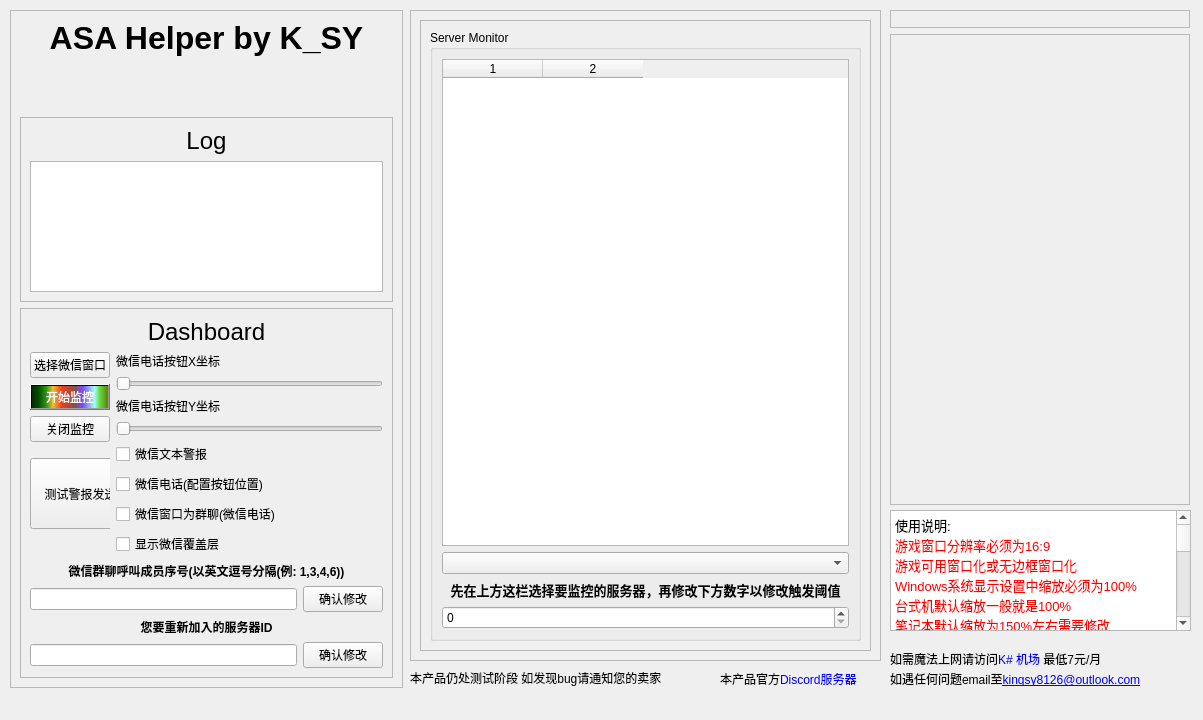
<?xml version="1.0" encoding="UTF-8"?>
<ui version="4.0">
 <class>MainWindow</class>
 <widget class="QMainWindow" name="MainWindow">
  <property name="geometry">
   <rect>
    <x>0</x>
    <y>0</y>
    <width>1203</width>
    <height>720</height>
   </rect>
  </property>
  <property name="minimumSize">
   <size>
    <width>1203</width>
    <height>720</height>
   </size>
  </property>
  <property name="maximumSize">
   <size>
    <width>1203</width>
    <height>720</height>
   </size>
  </property>
  <property name="windowTitle">
   <string>ASA AlarmBot by KSY - MainWindow</string>
  </property>
  <widget class="QWidget" name="centralwidget">
   <widget class="QFrame" name="frame_2">
    <property name="geometry">
     <rect>
      <x>10</x>
      <y>10</y>
      <width>393</width>
      <height>678</height>
     </rect>
    </property>
    <property name="frameShape">
     <enum>QFrame::Shape::StyledPanel</enum>
    </property>
    <property name="frameShadow">
     <enum>QFrame::Shadow::Raised</enum>
    </property>
    <layout class="QVBoxLayout" name="verticalLayout_9">
     <item>
      <widget class="QLabel" name="label_5">
       <property name="text">
        <string>&lt;html&gt;&lt;head/&gt;&lt;body&gt;&lt;p align=&quot;center&quot;&gt;&lt;span style=&quot; font-size:24pt; font-weight:700;&quot;&gt;ASA Helper by K_SY&lt;/span&gt;&lt;/p&gt;&lt;/body&gt;&lt;/html&gt;</string>
       </property>
      </widget>
     </item>
     <item>
      <widget class="QLabel" name="expireDateLabel">
       <property name="text">
        <string>&lt;html&gt;&lt;head/&gt;&lt;body&gt;&lt;p align=&quot;center&quot;&gt;&lt;br/&gt;&lt;/p&gt;&lt;/body&gt;&lt;/html&gt;</string>
       </property>
       <property name="alignment">
        <set>Qt::AlignmentFlag::AlignCenter</set>
       </property>
      </widget>
     </item>
     <item>
      <widget class="QLabel" name="statusLabel">
       <property name="text">
        <string/>
       </property>
       <property name="alignment">
        <set>Qt::AlignmentFlag::AlignCenter</set>
       </property>
      </widget>
     </item>
     <item>
      <widget class="QFrame" name="frame_3">
       <property name="frameShape">
        <enum>QFrame::Shape::StyledPanel</enum>
       </property>
       <property name="frameShadow">
        <enum>QFrame::Shadow::Raised</enum>
       </property>
       <layout class="QVBoxLayout" name="verticalLayout_11">
        <item>
         <layout class="QVBoxLayout" name="verticalLayout_7">
          <item>
           <widget class="QLabel" name="label_2">
            <property name="text">
             <string>&lt;html&gt;&lt;head/&gt;&lt;body&gt;&lt;p align=&quot;center&quot;&gt;&lt;span style=&quot; font-size:18pt;&quot;&gt;Log&lt;/span&gt;&lt;/p&gt;&lt;/body&gt;&lt;/html&gt;</string>
            </property>
           </widget>
          </item>
          <item>
           <widget class="QTextEdit" name="logTextEdit">
            <property name="readOnly">
             <bool>true</bool>
            </property>
           </widget>
          </item>
         </layout>
        </item>
       </layout>
      </widget>
     </item>
     <item>
      <widget class="QFrame" name="frame">
       <property name="frameShape">
        <enum>QFrame::Shape::StyledPanel</enum>
       </property>
       <property name="frameShadow">
        <enum>QFrame::Shadow::Raised</enum>
       </property>
       <layout class="QVBoxLayout" name="verticalLayout_10">
        <item>
         <layout class="QVBoxLayout" name="verticalLayout_6">
          <item>
           <widget class="QLabel" name="label">
            <property name="text">
             <string>&lt;html&gt;&lt;head/&gt;&lt;body&gt;&lt;p align=&quot;center&quot;&gt;&lt;span style=&quot; font-size:18pt;&quot;&gt;Dashboard&lt;/span&gt;&lt;/p&gt;&lt;/body&gt;&lt;/html&gt;</string>
            </property>
           </widget>
          </item>
          <item>
           <layout class="QHBoxLayout" name="horizontalLayout_2">
            <item>
             <layout class="QVBoxLayout" name="verticalLayout_5">
              <item>
               <layout class="QVBoxLayout" name="verticalLayout_3">
                <item>
                 <widget class="QPushButton" name="selectButton">
                  <property name="styleSheet">
                   <string notr="true">font: 700 12pt &quot;Microsoft YaHei UI&quot;;</string>
                  </property>
                  <property name="text">
                   <string>选择微信窗口</string>
                  </property>
                 </widget>
                </item>
                <item>
                 <widget class="QPushButton" name="startButton">
                  <property name="styleSheet">
                   <string notr="true">font: 700 12pt &quot;Microsoft YaHei UI&quot;;
color: rgb(255, 255, 255);
background-color: qlineargradient(spread:pad, x1:0, y1:0, x2:1, y2:0, stop:0 rgba(9, 41, 4, 255), stop:0.085 rgba(2, 79, 0, 255), stop:0.19 rgba(50, 147, 22, 255), stop:0.275 rgba(236, 191, 49, 255), stop:0.39 rgba(243, 61, 34, 255), stop:0.555 rgba(135, 81, 60, 255), stop:0.667 rgba(121, 75, 255, 255), stop:0.825 rgba(164, 255, 244, 255), stop:0.885 rgba(104, 222, 71, 255), stop:1 rgba(93, 128, 0, 255));</string>
                  </property>
                  <property name="text">
                   <string>开始监控</string>
                  </property>
                 </widget>
                </item>
                <item>
                 <widget class="QPushButton" name="closeMonitoringButton">
                  <property name="styleSheet">
                   <string notr="true">font: 700 12pt &quot;Microsoft YaHei UI&quot;;

</string>
                  </property>
                  <property name="text">
                   <string>关闭监控</string>
                  </property>
                 </widget>
                </item>
                <item>
                 <layout class="QVBoxLayout" name="verticalLayout_4">
                  <item>
                   <widget class="QWidget" name="widget" native="true">
                    <widget class="QPushButton" name="testAlarmpushButton">
                     <property name="geometry">
                      <rect>
                       <x>0</x>
                       <y>10</y>
                       <width>101</width>
                       <height>71</height>
                      </rect>
                     </property>
                     <property name="styleSheet">
                      <string notr="true">font: 700 10pt &quot;Microsoft YaHei UI&quot;;</string>
                     </property>
                     <property name="text">
                      <string>测试警报发送</string>
                     </property>
                    </widget>
                   </widget>
                  </item>
                 </layout>
                </item>
               </layout>
              </item>
             </layout>
            </item>
            <item>
             <layout class="QVBoxLayout" name="verticalLayout_2">
              <item>
               <widget class="QLabel" name="label_3">
                <property name="text">
                 <string>微信电话按钮X坐标</string>
                </property>
               </widget>
              </item>
              <item>
               <widget class="QSlider" name="horizontalSlider_X">
                <property name="minimum">
                 <number>20</number>
                </property>
                <property name="maximum">
                 <number>10000</number>
                </property>
                <property name="orientation">
                 <enum>Qt::Orientation::Horizontal</enum>
                </property>
               </widget>
              </item>
              <item>
               <widget class="QLabel" name="label_4">
                <property name="text">
                 <string>微信电话按钮Y坐标</string>
                </property>
               </widget>
              </item>
              <item>
               <widget class="QSlider" name="horizontalSlider_Y">
                <property name="minimum">
                 <number>20</number>
                </property>
                <property name="maximum">
                 <number>10000</number>
                </property>
                <property name="orientation">
                 <enum>Qt::Orientation::Horizontal</enum>
                </property>
               </widget>
              </item>
              <item>
               <layout class="QVBoxLayout" name="verticalLayout">
                <item>
                 <widget class="QCheckBox" name="sendMessageCheckBox">
                  <property name="text">
                   <string>微信文本警报</string>
                  </property>
                 </widget>
                </item>
                <item>
                 <widget class="QCheckBox" name="makeCallCheckBox">
                  <property name="text">
                   <string>微信电话(配置按钮位置)</string>
                  </property>
                 </widget>
                </item>
                <item>
                 <widget class="QCheckBox" name="isGroupCheckBox">
                  <property name="text">
                   <string>微信窗口为群聊(微信电话)</string>
                  </property>
                 </widget>
                </item>
                <item>
                 <widget class="QCheckBox" name="overlayVisibleCheckBox">
                  <property name="text">
                   <string>显示微信覆盖层</string>
                  </property>
                 </widget>
                </item>
               </layout>
              </item>
             </layout>
            </item>
           </layout>
          </item>
         </layout>
        </item>
        <item>
         <widget class="QLabel" name="label_6">
          <property name="text">
           <string>&lt;html&gt;&lt;head/&gt;&lt;body&gt;&lt;p align=&quot;center&quot;&gt;&lt;span style=&quot; font-weight:700;&quot;&gt;微信群聊呼叫成员序号(以英文逗号分隔(例: 1,3,4,6))&lt;/span&gt;&lt;/p&gt;&lt;/body&gt;&lt;/html&gt;</string>
          </property>
         </widget>
        </item>
        <item>
         <layout class="QHBoxLayout" name="horizontalLayout">
          <item>
           <widget class="QLineEdit" name="callMemberlineEdit"/>
          </item>
          <item>
           <widget class="QPushButton" name="updateCallMemberButton">
            <property name="styleSheet">
             <string notr="true">font: 700 12pt &quot;Microsoft YaHei UI&quot;;</string>
            </property>
            <property name="text">
             <string>确认修改</string>
            </property>
           </widget>
          </item>
         </layout>
        </item>
        <item>
         <widget class="QLabel" name="label_7">
          <property name="text">
           <string>&lt;html&gt;&lt;head/&gt;&lt;body&gt;&lt;p align=&quot;center&quot;&gt;&lt;span style=&quot; font-weight:700;&quot;&gt;您要重新加入的服务器ID&lt;/span&gt;&lt;/p&gt;&lt;/body&gt;&lt;/html&gt;</string>
          </property>
         </widget>
        </item>
        <item>
         <layout class="QHBoxLayout" name="horizontalLayout_3">
          <item>
           <widget class="QLineEdit" name="severCodelineEdit"/>
          </item>
          <item>
           <widget class="QPushButton" name="severCodepushButton">
            <property name="styleSheet">
             <string notr="true">font: 700 12pt &quot;Microsoft YaHei UI&quot;;</string>
            </property>
            <property name="text">
             <string>确认修改</string>
            </property>
           </widget>
          </item>
         </layout>
        </item>
       </layout>
      </widget>
     </item>
    </layout>
   </widget>
   <widget class="QWidget" name="verticalLayoutWidget">
    <property name="geometry">
     <rect>
      <x>890</x>
      <y>10</y>
      <width>302</width>
      <height>497</height>
     </rect>
    </property>
    <layout class="QVBoxLayout" name="verticalLayout_8">
     <item>
      <widget class="QFrame" name="frame_4">
       <property name="minimumSize">
        <size>
         <width>300</width>
         <height>18</height>
        </size>
       </property>
       <property name="maximumSize">
        <size>
         <width>300</width>
         <height>18</height>
        </size>
       </property>
       <property name="frameShape">
        <enum>QFrame::Shape::StyledPanel</enum>
       </property>
       <property name="frameShadow">
        <enum>QFrame::Shadow::Raised</enum>
       </property>
       <widget class="QLabel" name="image1Label">
        <property name="geometry">
         <rect>
          <x>0</x>
          <y>0</y>
          <width>301</width>
          <height>16</height>
         </rect>
        </property>
        <property name="text">
         <string/>
        </property>
       </widget>
      </widget>
     </item>
     <item>
      <widget class="QFrame" name="frame_5">
       <property name="minimumSize">
        <size>
         <width>300</width>
         <height>471</height>
        </size>
       </property>
       <property name="maximumSize">
        <size>
         <width>300</width>
         <height>471</height>
        </size>
       </property>
       <property name="frameShape">
        <enum>QFrame::Shape::StyledPanel</enum>
       </property>
       <property name="frameShadow">
        <enum>QFrame::Shadow::Raised</enum>
       </property>
       <widget class="QLabel" name="image2Label">
        <property name="geometry">
         <rect>
          <x>0</x>
          <y>0</y>
          <width>301</width>
          <height>471</height>
         </rect>
        </property>
        <property name="text">
         <string/>
        </property>
       </widget>
      </widget>
     </item>
    </layout>
   </widget>
   <widget class="QFrame" name="frame_7">
    <property name="geometry">
     <rect>
      <x>410</x>
      <y>10</y>
      <width>471</width>
      <height>651</height>
     </rect>
    </property>
    <property name="minimumSize">
     <size>
      <width>291</width>
      <height>645</height>
     </size>
    </property>
    <property name="maximumSize">
     <size>
      <width>471</width>
      <height>651</height>
     </size>
    </property>
    <property name="frameShape">
     <enum>QFrame::Shape::StyledPanel</enum>
    </property>
    <property name="frameShadow">
     <enum>QFrame::Shadow::Raised</enum>
    </property>
    <layout class="QVBoxLayout" name="verticalLayout_14">
     <item>
      <widget class="QFrame" name="frame_6">
       <property name="frameShape">
        <enum>QFrame::Shape::StyledPanel</enum>
       </property>
       <property name="frameShadow">
        <enum>QFrame::Shadow::Raised</enum>
       </property>
       <layout class="QVBoxLayout" name="verticalLayout_12">
        <item>
         <widget class="QGroupBox" name="groupBox">
          <property name="title">
           <string>Server Monitor</string>
          </property>
          <layout class="QVBoxLayout" name="verticalLayout_13">
           <item>
            <widget class="QTableWidget" name="serverTableWidget">
             <property name="editTriggers">
              <set>QAbstractItemView::EditTrigger::NoEditTriggers</set>
             </property>
             <property name="sortingEnabled">
              <bool>false</bool>
             </property>
             <property name="columnCount">
              <number>2</number>
             </property>
             <attribute name="horizontalHeaderShowSortIndicator" stdset="0">
              <bool>false</bool>
             </attribute>
             <column/>
             <column/>
            </widget>
           </item>
           <item>
            <widget class="QComboBox" name="serverComboBox"/>
           </item>
           <item>
            <widget class="QLabel" name="label_9">
             <property name="text">
              <string>&lt;html&gt;&lt;head/&gt;&lt;body&gt;&lt;p&gt;&lt;span style=&quot; font-size:10pt; font-weight:700;&quot;&gt;先在上方这栏选择要监控的服务器，再修改下方数字以修改触发阈值&lt;/span&gt;&lt;/p&gt;&lt;/body&gt;&lt;/html&gt;</string>
             </property>
             <property name="alignment">
              <set>Qt::AlignmentFlag::AlignCenter</set>
             </property>
            </widget>
           </item>
           <item>
            <widget class="QSpinBox" name="thresholdSpinBox"/>
           </item>
          </layout>
         </widget>
        </item>
       </layout>
      </widget>
     </item>
    </layout>
   </widget>
   <widget class="QLabel" name="label_8">
    <property name="geometry">
     <rect>
      <x>410</x>
      <y>670</y>
      <width>261</width>
      <height>16</height>
     </rect>
    </property>
    <property name="text">
     <string>本产品仍处测试阶段 如发现bug请通知您的卖家</string>
    </property>
   </widget>
   <widget class="QTextEdit" name="textEdit">
    <property name="geometry">
     <rect>
      <x>890</x>
      <y>510</y>
      <width>301</width>
      <height>121</height>
     </rect>
    </property>
    <property name="html">
     <string>&lt;!DOCTYPE HTML PUBLIC &quot;-//W3C//DTD HTML 4.0//EN&quot; &quot;http://www.w3.org/TR/REC-html40/strict.dtd&quot;&gt;
&lt;html&gt;&lt;head&gt;&lt;meta name=&quot;qrichtext&quot; content=&quot;1&quot; /&gt;&lt;meta charset=&quot;utf-8&quot; /&gt;&lt;style type=&quot;text/css&quot;&gt;
p, li { white-space: pre-wrap; }
hr { height: 1px; border-width: 0; }
li.unchecked::marker { content: &quot;\2610&quot;; }
li.checked::marker { content: &quot;\2612&quot;; }
&lt;/style&gt;&lt;/head&gt;&lt;body style=&quot; font-family:'Microsoft YaHei UI'; font-size:9pt; font-weight:400; font-style:normal;&quot;&gt;
&lt;p style=&quot; margin-top:0px; margin-bottom:0px; margin-left:0px; margin-right:0px; -qt-block-indent:0; text-indent:0px;&quot;&gt;&lt;span style=&quot; font-size:10pt;&quot;&gt;使用说明:&lt;/span&gt;&lt;/p&gt;
&lt;p style=&quot; margin-top:0px; margin-bottom:0px; margin-left:0px; margin-right:0px; -qt-block-indent:0; text-indent:0px;&quot;&gt;&lt;span style=&quot; font-size:10pt; color:#ff0000;&quot;&gt;游戏窗口分辨率必须为16:9&lt;/span&gt;&lt;/p&gt;
&lt;p style=&quot; margin-top:0px; margin-bottom:0px; margin-left:0px; margin-right:0px; -qt-block-indent:0; text-indent:0px;&quot;&gt;&lt;span style=&quot; font-size:10pt; color:#ff0000;&quot;&gt;游戏可用窗口化或无边框窗口化&lt;/span&gt;&lt;/p&gt;
&lt;p style=&quot; margin-top:0px; margin-bottom:0px; margin-left:0px; margin-right:0px; -qt-block-indent:0; text-indent:0px;&quot;&gt;&lt;span style=&quot; font-size:10pt; color:#ff0000;&quot;&gt;Windows系统显示设置中缩放必须为100%&lt;/span&gt;&lt;/p&gt;
&lt;p style=&quot; margin-top:0px; margin-bottom:0px; margin-left:0px; margin-right:0px; -qt-block-indent:0; text-indent:0px;&quot;&gt;&lt;span style=&quot; font-size:10pt; color:#ff0000;&quot;&gt;台式机默认缩放一般就是100%&lt;/span&gt;&lt;/p&gt;
&lt;p style=&quot; margin-top:0px; margin-bottom:0px; margin-left:0px; margin-right:0px; -qt-block-indent:0; text-indent:0px;&quot;&gt;&lt;span style=&quot; font-size:10pt; color:#ff0000;&quot;&gt;笔记本默认缩放为150%左右需要修改&lt;/span&gt;&lt;/p&gt;
&lt;p style=&quot; margin-top:0px; margin-bottom:0px; margin-left:0px; margin-right:0px; -qt-block-indent:0; text-indent:0px;&quot;&gt;&lt;span style=&quot; font-size:10pt; color:#ff0000;&quot;&gt;否则可能出现未知异常&lt;/span&gt;&lt;/p&gt;
&lt;p style=&quot; margin-top:0px; margin-bottom:0px; margin-left:0px; margin-right:0px; -qt-block-indent:0; text-indent:0px;&quot;&gt;&lt;span style=&quot; font-size:10pt; color:#ff0000;&quot;&gt;窗口分辨率不要调太低&lt;/span&gt;&lt;/p&gt;
&lt;p style=&quot; margin-top:0px; margin-bottom:0px; margin-left:0px; margin-right:0px; -qt-block-indent:0; text-indent:0px;&quot;&gt;&lt;span style=&quot; font-size:10pt; color:#ff0000;&quot;&gt;分辨率太低可能识别不出日志文本&lt;/span&gt;&lt;/p&gt;
&lt;p style=&quot; margin-top:0px; margin-bottom:0px; margin-left:0px; margin-right:0px; -qt-block-indent:0; text-indent:0px;&quot;&gt;&lt;span style=&quot; font-size:10pt;&quot;&gt;微信窗口选择后服务器人数监控会自动开始运行&lt;/span&gt;&lt;/p&gt;
&lt;p style=&quot; margin-top:0px; margin-bottom:0px; margin-left:0px; margin-right:0px; -qt-block-indent:0; text-indent:0px;&quot;&gt;&lt;span style=&quot; font-size:10pt;&quot;&gt;开始监控前请先选择微信窗口&lt;/span&gt;&lt;/p&gt;
&lt;p style=&quot; margin-top:0px; margin-bottom:0px; margin-left:0px; margin-right:0px; -qt-block-indent:0; text-indent:0px;&quot;&gt;&lt;span style=&quot; font-size:10pt;&quot;&gt;微信窗口需要使用独立窗口&lt;/span&gt;&lt;/p&gt;
&lt;p style=&quot; margin-top:0px; margin-bottom:0px; margin-left:0px; margin-right:0px; -qt-block-indent:0; text-indent:0px;&quot;&gt;&lt;span style=&quot; font-size:10pt;&quot;&gt;(右键微信联系人点击&amp;quot;独立窗口显示&amp;quot;)&lt;/span&gt;&lt;/p&gt;
&lt;p style=&quot; margin-top:0px; margin-bottom:0px; margin-left:0px; margin-right:0px; -qt-block-indent:0; text-indent:0px;&quot;&gt;&lt;span style=&quot; font-size:10pt;&quot;&gt;勾选你需要的警报模式(仪表盘右栏打钩)&lt;/span&gt;&lt;/p&gt;
&lt;p style=&quot; margin-top:0px; margin-bottom:0px; margin-left:0px; margin-right:0px; -qt-block-indent:0; text-indent:0px;&quot;&gt;&lt;span style=&quot; font-size:10pt;&quot;&gt;可同时启用文本警报与微信电话&lt;/span&gt;&lt;/p&gt;
&lt;p style=&quot; margin-top:0px; margin-bottom:0px; margin-left:0px; margin-right:0px; -qt-block-indent:0; text-indent:0px;&quot;&gt;&lt;span style=&quot; font-size:10pt;&quot;&gt;执行时会先发文本再打电话&lt;/span&gt;&lt;/p&gt;
&lt;p style=&quot; margin-top:0px; margin-bottom:0px; margin-left:0px; margin-right:0px; -qt-block-indent:0; text-indent:0px;&quot;&gt;&lt;span style=&quot; font-size:10pt;&quot;&gt;仅选择微信文本警报无需配置其他东西&lt;/span&gt;&lt;/p&gt;
&lt;p style=&quot; margin-top:0px; margin-bottom:0px; margin-left:0px; margin-right:0px; -qt-block-indent:0; text-indent:0px;&quot;&gt;&lt;span style=&quot; font-size:10pt;&quot;&gt;启用微信电话时，勾选一下显示微信覆盖层&lt;/span&gt;&lt;/p&gt;
&lt;p style=&quot; margin-top:0px; margin-bottom:0px; margin-left:0px; margin-right:0px; -qt-block-indent:0; text-indent:0px;&quot;&gt;&lt;span style=&quot; font-size:10pt;&quot;&gt;此时先前选定的微信窗口左上角会出现红色准心&lt;/span&gt;&lt;/p&gt;
&lt;p style=&quot; margin-top:0px; margin-bottom:0px; margin-left:0px; margin-right:0px; -qt-block-indent:0; text-indent:0px;&quot;&gt;&lt;span style=&quot; font-size:10pt;&quot;&gt;拖动滑块让准心对准你的微信电话按钮&lt;/span&gt;&lt;/p&gt;
&lt;p style=&quot; margin-top:0px; margin-bottom:0px; margin-left:0px; margin-right:0px; -qt-block-indent:0; text-indent:0px;&quot;&gt;&lt;span style=&quot; font-size:10pt;&quot;&gt;不需要完美对准按钮中心但需要尽量对准&lt;/span&gt;&lt;/p&gt;
&lt;p style=&quot; margin-top:0px; margin-bottom:0px; margin-left:0px; margin-right:0px; -qt-block-indent:0; text-indent:0px;&quot;&gt;&lt;span style=&quot; font-size:10pt;&quot;&gt;对准后就可以取消勾选显示微信覆盖层&lt;/span&gt;&lt;/p&gt;
&lt;p style=&quot; margin-top:0px; margin-bottom:0px; margin-left:0px; margin-right:0px; -qt-block-indent:0; text-indent:0px;&quot;&gt;&lt;span style=&quot; font-size:10pt;&quot;&gt;此时就完成了微信电话的配置&lt;/span&gt;&lt;/p&gt;
&lt;p style=&quot; margin-top:0px; margin-bottom:0px; margin-left:0px; margin-right:0px; -qt-block-indent:0; text-indent:0px;&quot;&gt;&lt;span style=&quot; font-size:10pt;&quot;&gt;如果需要打微信群聊电话&lt;/span&gt;&lt;/p&gt;
&lt;p style=&quot; margin-top:0px; margin-bottom:0px; margin-left:0px; margin-right:0px; -qt-block-indent:0; text-indent:0px;&quot;&gt;&lt;span style=&quot; font-size:10pt;&quot;&gt;请在仪表盘下方群呼成员序号里按要求填入&lt;/span&gt;&lt;/p&gt;
&lt;p style=&quot; margin-top:0px; margin-bottom:0px; margin-left:0px; margin-right:0px; -qt-block-indent:0; text-indent:0px;&quot;&gt;&lt;span style=&quot; font-size:10pt;&quot;&gt;并且点击确认修改按钮！&lt;/span&gt;&lt;/p&gt;
&lt;p style=&quot; margin-top:0px; margin-bottom:0px; margin-left:0px; margin-right:0px; -qt-block-indent:0; text-indent:0px;&quot;&gt;&lt;span style=&quot; font-size:10pt;&quot;&gt;掉线重连功能需要您正确配置重新加入服务器ID&lt;/span&gt;&lt;/p&gt;
&lt;p style=&quot; margin-top:0px; margin-bottom:0px; margin-left:0px; margin-right:0px; -qt-block-indent:0; text-indent:0px;&quot;&gt;&lt;span style=&quot; font-size:10pt;&quot;&gt;切记输入服务器ID后点击确认修改按钮！&lt;/span&gt;&lt;/p&gt;
&lt;p style=&quot; margin-top:0px; margin-bottom:0px; margin-left:0px; margin-right:0px; -qt-block-indent:0; text-indent:0px;&quot;&gt;&lt;span style=&quot; font-size:10pt;&quot;&gt;之后您就可以点击开始监控以运行报警器&lt;/span&gt;&lt;/p&gt;&lt;/body&gt;&lt;/html&gt;</string>
    </property>
   </widget>
   <widget class="QLabel" name="label_10">
    <property name="geometry">
     <rect>
      <x>890</x>
      <y>650</y>
      <width>221</width>
      <height>16</height>
     </rect>
    </property>
    <property name="text">
     <string>如需魔法上网请访问&lt;a href=&quot;https://cdn-ipv6.ksy8126.com&quot;&gt;K# 机场&lt;/a&gt; 最低7元/月</string>
    </property>
    <property name="textFormat">
     <enum>Qt::TextFormat::RichText</enum>
    </property>
    <property name="openExternalLinks">
     <bool>true</bool>
    </property>
    <property name="textInteractionFlags">
     <set>Qt::TextInteractionFlag::LinksAccessibleByKeyboard|Qt::TextInteractionFlag::LinksAccessibleByMouse|Qt::TextInteractionFlag::TextBrowserInteraction|Qt::TextInteractionFlag::TextSelectableByKeyboard|Qt::TextInteractionFlag::TextSelectableByMouse</set>
    </property>
   </widget>
   <widget class="QLabel" name="label_11">
    <property name="geometry">
     <rect>
      <x>720</x>
      <y>670</y>
      <width>161</width>
      <height>16</height>
     </rect>
    </property>
    <property name="text">
     <string>本产品官方&lt;a href=&quot;https://discord.gg/exr4YW7BHS&quot;&gt;Discord服务器&lt;/a&gt;</string>
    </property>
    <property name="textFormat">
     <enum>Qt::TextFormat::RichText</enum>
    </property>
    <property name="openExternalLinks">
     <bool>true</bool>
    </property>
    <property name="textInteractionFlags">
     <set>Qt::TextInteractionFlag::LinksAccessibleByKeyboard|Qt::TextInteractionFlag::LinksAccessibleByMouse|Qt::TextInteractionFlag::TextBrowserInteraction|Qt::TextInteractionFlag::TextSelectableByKeyboard|Qt::TextInteractionFlag::TextSelectableByMouse</set>
    </property>
   </widget>
   <widget class="QLabel" name="label_12">
    <property name="geometry">
     <rect>
      <x>890</x>
      <y>670</y>
      <width>271</width>
      <height>16</height>
     </rect>
    </property>
    <property name="text">
     <string>如遇任何问题email至&lt;a href=&quot;mailto:kingsy8126@outlook.com&quot;&gt;kingsy8126@outlook.com&lt;/a&gt;</string>
    </property>
    <property name="textFormat">
     <enum>Qt::TextFormat::RichText</enum>
    </property>
    <property name="openExternalLinks">
     <bool>true</bool>
    </property>
    <property name="textInteractionFlags">
     <set>Qt::TextInteractionFlag::LinksAccessibleByKeyboard|Qt::TextInteractionFlag::LinksAccessibleByMouse|Qt::TextInteractionFlag::TextBrowserInteraction|Qt::TextInteractionFlag::TextSelectableByKeyboard|Qt::TextInteractionFlag::TextSelectableByMouse</set>
    </property>
   </widget>
  </widget>
 </widget>
 <resources/>
 <connections/>
</ui>
